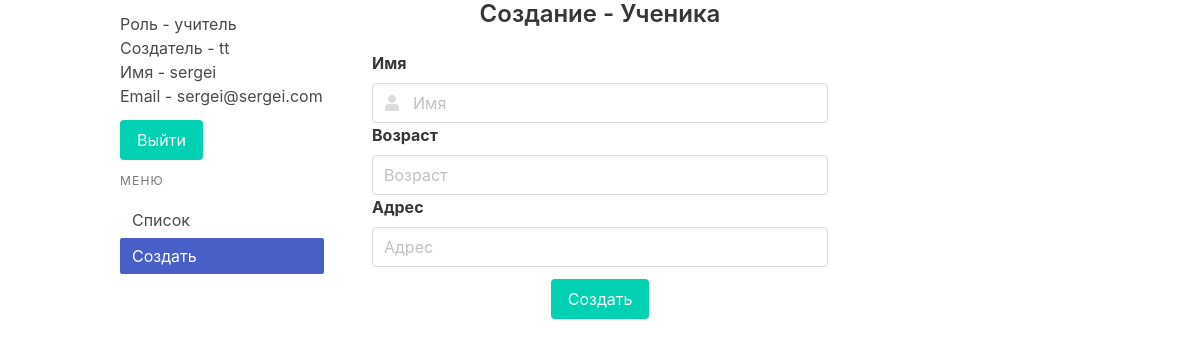
The app's page /create (signed in) with its own data.
### app/models/user.py (models this page shows, shortened)
class User(db.Model, UserMixin):
    id = db.Column(db.Integer, primary_key=True)
    email = db.Column(db.String(120), index=True, unique=True)
    password = db.Column(db.String(128))
    name = db.Column(db.String(64), nullable=False)
    age = db.Column(db.Integer)
    address = db.Column(db.String(150))
    admin_id = db.Column(db.Integer, db.ForeignKey('user.id'))
    parent_admin = db.relationship('User',
                                   primaryjoin=('user.c.id==user.c.admin_id'),
                                   remote_side='User.id',
                                   backref=db.backref('admins'))
    teacher_id = db.Column(db.Integer, db.ForeignKey('user.id'))
    admin = db.relationship('User',
                            primaryjoin=('user.c.id==user.c.teacher_id'),
                            remote_side='User.id',
                            backref=db.backref('teachers'))
    student_id = db.Column(db.Integer, db.ForeignKey('user.id'))
    teacher = db.relationship('User',
                              primaryjoin=('user.c.id==user.c.student_id'),
                              remote_side='User.id',
                              backref=db.backref('students'))

### app/routes/create.py (the view, shortened to what this page needs)
@app.route('/create', methods=['GET', 'POST'])
@login_required
def create():
    form = None
    if current_user.parent_admin is not None:
        form = AdminForm()
        if form.validate_on_submit():
            user = User(
                name=form.name.data,
                email=form.email.data,
            )
            user.set_password(form.password.data)
            if form.type_user.data == 'admin':
                user.admin_id = current_user.id
            elif form.type_user.data == 'teacher':
                user.teacher_id = current_user.id
            db.session.add(user)
            db.session.commit()
            return redirect(url_for('create'))
    elif current_user.admin is not None:
        form = StudentForm()
    return render_template('pages/create.html', form=form)

### app/forms/student.py
class StudentForm(FlaskForm):
    name = StringField(
        'Имя',
        validators=[
            DataRequired(message='Обязательное поле!')
        ])
    age = DecimalField(
        'Возраст',
        validators=[
            DataRequired(message='Обязательное поле!'),
            NumberRange(min=0, max=120,
                        message='Возраст должен быть больше 0 и меньше 121!')
        ])
    address = StringField(
        'Адрес',
        validators=[
            DataRequired(message='Обязательное поле!')
        ])
    submit = SubmitField('Создать')

### app/models/__init__.py (called while the page is built)
@login.user_loader
def load_user(id):
    return User.query.get(int(id))

### app/templates/pages/create.html (shortened to what this page needs)
{% extends "base.html" %}
{% set current_url = '/create' %}
{% block content %}
  <main class='container'>
    <div class='columns is-variable is-6'>
      {% include "partials/_menu.html" %}
      <section class='column is-half'>
        <h2 class='title is-4 has-text-centered'>Создание - {{ 'Админа или учителя' if current_user.parent_admin is not none else 'Ученика' }}</h2>
        <form action='' method='post' novalidate>
          <div class='field'>
            {{ form.name.label(class='label') }}
            <p class='control has-icons-left'>
              {{ form.name(size='64', class='input', placeholder='Имя') }}
              <span class="icon is-small is-left">
              </span>
            </p>
            {% if current_user.parent_admin is not none %}
              {{ form.type_user.label(class='label') }}
              <div class='control'>
                <div class='select is-fullwidth'>
                  {{ form.type_user() }}
                </div>
              </div>
              {{ form.email.label(class='label') }}
              <p class='control has-icons-left'>
                {{ form.email(size='120', class='input', placeholder='Email') }}
                <span class="icon is-small is-left">
                  <i class="fas fa-envelope"></i>
                </span>
              </p>
              {{ form.password.label(class='label') }}
              <p class='control has-icons-left'>
                {{ form.password(size='128', class='input', placeholder='Пароль') }}
                <span class="icon is-small is-left">
                  <i class="fas fa-key"></i>
                </span>
              </p>
              {{ form.password2.label(class='label') }}
              <p class='control has-icons-left'>
                {{ form.password2(size='128', class='input', placeholder='Повторить пароль') }}
                <span class="icon is-small is-left">
                  <i class="fas fa-key"></i>
                </span>
              </p>
            {% elif current_user.admin is not none %}
              {{ form.age.label(class='label') }}
              <p class='control'>
                {{ form.age(min='0', max='120', class='input', placeholder='Возраст') }}
              </p>
              {{ form.address.label(class='label') }}
              <p class='control'>
                {{ form.address(class='input', placeholder='Адрес') }}
              </p>
            {% endif %}
          </div>
          <div class='field'>
            <p class='control buttons is-centered'>
              {{ form.submit(class='button is-primary') }}
            </p>
          </div>
        </form>
      </section>
    </div>
  </main>
{% endblock %}

### app/templates/partials/_menu.html
<aside class='menu column is-3'>
  <p class='field'>
    <p class='control'>
      {% if current_user.admin_id is not none %}
        Роль - админ
        <br> Создатель -  {{ current_user.parent_admin.name }}
      {% elif current_user.teacher_id is not none %}
        Роль - учитель
        <br> Создатель -  {{ current_user.admin.name }}
      {% endif %}
    </p>
    <p class='control'>
      Имя - {{ current_user.name }}
    </p>
    <p class='control'>
      Email - {{ current_user.email }}
    </p>
  </p>
  <p class='field'>
    <p class='control'>
      <a href='{{ url_for("logout") }}' class='button is-primary'>Выйти</a>
    </p>
  </p>
  <p class='menu-label'>
    Меню
  </p>
  <ul class='menu-list'>
    <li>
      <a href='{{ url_for("index") }}' class='{{ "is-active" if current_url == "/" }}'>Список</a>
    </li>
    <li>
      <a href='{{ url_for("create") }}' class='{{ "is-active" if current_url == "/create" }}'>Создать</a>
    </li>
  </ul>
</aside>

### records on screen
User: admin.name "tt"
User: name "sergei", email "sergei@sergei.com"
